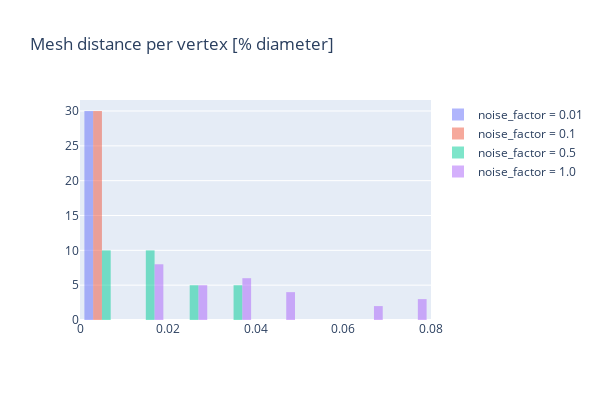

Here is the notebook cell this chart was saved with:
### Code cell
hist_diff_seq_per_time_vertex_diameter_group(by="noise_factor")
